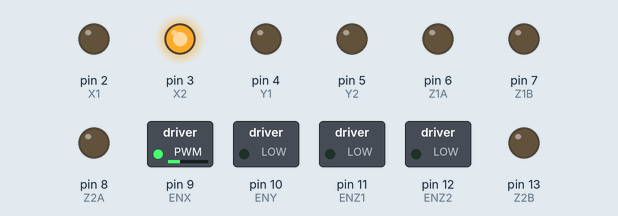
This sketch was run on a simulated Arduino Uno, built with avr-gcc and run on an emulated ATmega328P. Shown: switched loads named in the sketch (green lamp = pin HIGH), output pins drawn as LEDs (lit = HIGH).

Above: at 0.21 s.
At 4.85 s:
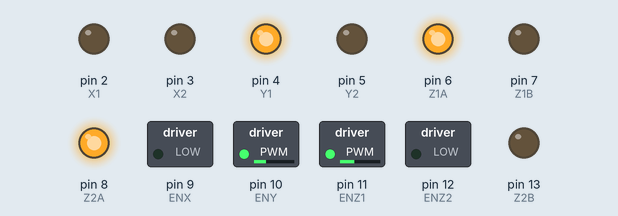
At 9.85 s:
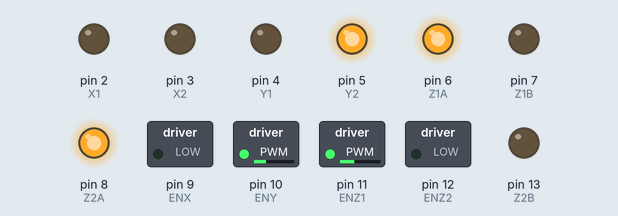
At 19.39 s:
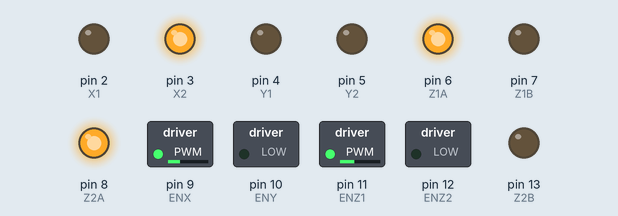
At 28.66 s:
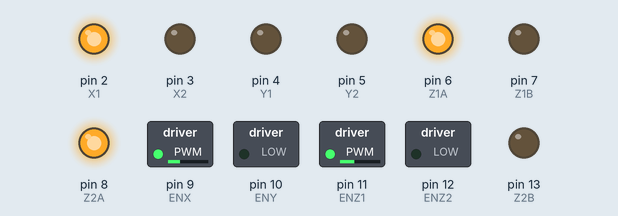
At 37.9 s:
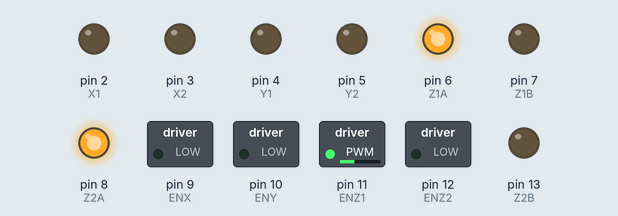
Timing chart, 0 to 40.0 s (numbered marks = the images above):
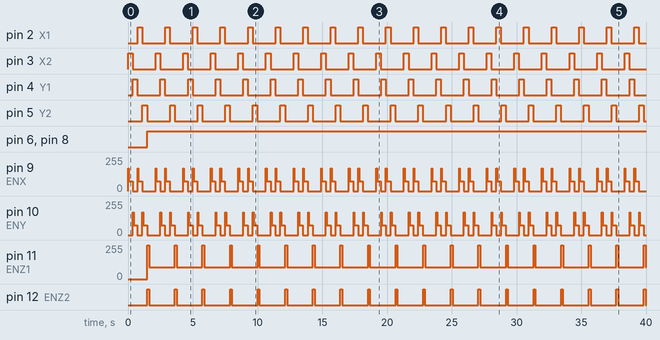

Measured:
- by itself, pin 2 (X1), pin 3 (X2), pin 4 (Y1), pin 5 (Y2): alternates HIGH for 0.35 s and LOW for 1.8 s
- by itself, pin 6 (Z1A), pin 8 (Z2A): LOW → HIGH at 1.5 s
- by itself, pin 9 (ENX), pin 10 (ENY): repeats every 2.1 s: 75/255 0.29 s, 0/255 0.39 s, 170/255 0.06 s, 75/255 0.29 s, 0/255 1.0 s, 170/255 0.06 s
- by itself, pin 11 (ENZ1): alternates 255/255 for 0.14 s and 90/255 for 2.0 s
- by itself, pin 12 (ENZ2): alternates HIGH for 0.13 s and LOW for 2.0 s

The sketch:

p3d.ino
```cpp
/*
====================================================
SIMULAÇÃO IMPRESSÃO 3D
QUADRADO EM CAMADAS - LOOP INFINITO

✔ Movimento suave
✔ X invertido corrigido
✔ 20 camadas
✔ Z sobe por camadas
✔ Espera 5 segundos
✔ Z desce suavemente com freio
✔ Reinicia automaticamente
====================================================
*/


// ==================================================
// VELOCIDADES
// ==================================================

int VELOCIDADE_XY = 75;

int KICK_XY = 170;


// ==================================================
// CONTROLE INDIVIDUAL Z
// ==================================================

int VELOCIDADE_Z1 = 255;
int VELOCIDADE_Z2 = 245;


// ==================================================
// DESCIDA Z
// ==================================================

int VELOCIDADE_DESCIDA_Z = 110;


// ==================================================
// TAMANHO DO QUADRADO
// ==================================================

int LADO = 260;


// ==================================================
// CAMADAS
// ==================================================

// DOBRADO
int TOTAL_CAMADAS = 20;

int ALTURA_CAMADA = 55;


// ==================================================
// EIXO X
// ==================================================

int ENX = 9;

int X1 = 2;
int X2 = 3;


// ==================================================
// EIXO Y
// ==================================================

int ENY = 10;

int Y1 = 4;
int Y2 = 5;


// ==================================================
// Z MOTOR 1
// ==================================================

int ENZ1 = 11;

int Z1A = 6;
int Z1B = 7;


// ==================================================
// Z MOTOR 2
// ==================================================

int ENZ2 = 12;

int Z2A = 8;
int Z2B = 13;


// ==================================================
void setup() {

  pinMode(ENX, OUTPUT);
  pinMode(X1, OUTPUT);
  pinMode(X2, OUTPUT);

  pinMode(ENY, OUTPUT);
  pinMode(Y1, OUTPUT);
  pinMode(Y2, OUTPUT);

  pinMode(ENZ1, OUTPUT);
  pinMode(Z1A, OUTPUT);
  pinMode(Z1B, OUTPUT);

  pinMode(ENZ2, OUTPUT);
  pinMode(Z2A, OUTPUT);
  pinMode(Z2B, OUTPUT);

  pararTudo();
}


// ==================================================
void loop() {

  // =========================================
  // IMPRESSÃO DAS CAMADAS
  // =========================================

  for (int camada = 0; camada < TOTAL_CAMADAS; camada++) {

    desenharQuadradoLento();

    subirCamadaZ();

    delay(500);
  }


  // =========================================
  // PAUSA FINAL
  // =========================================

  delay(5000);


  // =========================================
  // DESCIDA CONTROLADA
  // =========================================

  descerZSuave();


  // =========================================
  // PEQUENA PAUSA
  // =========================================

  delay(2000);
}


// ==================================================
// DESENHA QUADRADO
// ==================================================
void desenharQuadradoLento() {

  moverX(true, LADO);

  moverY(true, LADO);

  moverX(false, LADO);

  moverY(false, LADO);
}


// ==================================================
// MOVIMENTO X (INVERTIDO)
// ==================================================
void moverX(bool sentido, int tempoTotal) {

  moverXY(ENX, X1, X2, !sentido, tempoTotal);
}


// ==================================================
// MOVIMENTO Y
// ==================================================
void moverY(bool sentido, int tempoTotal) {

  moverXY(ENY, Y1, Y2, sentido, tempoTotal);
}


// ==================================================
// MOVIMENTO XY
// ==================================================
void moverXY(int EN, int P1, int P2, bool sentido, int tempoTotal) {

  // DIREÇÃO
  if (sentido) {

    digitalWrite(P1, HIGH);
    digitalWrite(P2, LOW);

  } else {

    digitalWrite(P1, LOW);
    digitalWrite(P2, HIGH);
  }


  // PARTIDA
  analogWrite(EN, KICK_XY);

  delay(20);


  // TRANSIÇÃO
  for (int v = KICK_XY; v >= VELOCIDADE_XY; v -= 5) {

    analogWrite(EN, v);

    delay(2);
  }


  // MOVIMENTO
  analogWrite(EN, VELOCIDADE_XY);

  delay(tempoTotal);


  // FRENAGEM
  for (int v = VELOCIDADE_XY; v >= 0; v -= 5) {

    analogWrite(EN, v);

    delay(2);
  }


  // PARADA
  analogWrite(EN, 0);

  digitalWrite(P1, LOW);
  digitalWrite(P2, LOW);

  delay(20);
}


// ==================================================
// SOBE CAMADA Z
// ==================================================
void subirCamadaZ() {

  // DIREÇÃO
  digitalWrite(Z1A, HIGH);
  digitalWrite(Z1B, LOW);

  digitalWrite(Z2A, HIGH);
  digitalWrite(Z2B, LOW);


  // SUBIDA
  analogWrite(ENZ1, VELOCIDADE_Z1);
  analogWrite(ENZ2, VELOCIDADE_Z2);

  delay(ALTURA_CAMADA);


  // FREIO
  for (int v = 255; v >= 120; v -= 10) {

    int pwm1 = map(v, 120, 255, 120, VELOCIDADE_Z1);
    int pwm2 = map(v, 120, 255, 120, VELOCIDADE_Z2);

    analogWrite(ENZ1, pwm1);
    analogWrite(ENZ2, pwm2);

    delay(6);
  }


  // TRAVA
  analogWrite(ENZ1, 90);
  analogWrite(ENZ2, 90);

  digitalWrite(Z1A, HIGH);
  digitalWrite(Z1B, LOW);

  digitalWrite(Z2A, HIGH);
  digitalWrite(Z2B, LOW);
}


// ==================================================
// DESCIDA SUAVE COM FREIO
// ==================================================
void descerZSuave() {

  // DIREÇÃO DESCIDA
  digitalWrite(Z1A, LOW);
  digitalWrite(Z1B, HIGH);

  digitalWrite(Z2A, LOW);
  digitalWrite(Z2B, HIGH);


  // DESCE DEVAGAR
  analogWrite(ENZ1, VELOCIDADE_DESCIDA_Z);
  analogWrite(ENZ2, VELOCIDADE_DESCIDA_Z);

  delay(TOTAL_CAMADAS * ALTURA_CAMADA);


  // FREIA MILÍMETRO A MILÍMETRO
  for (int v = VELOCIDADE_DESCIDA_Z; v >= 0; v -= 2) {

    analogWrite(ENZ1, v);
    analogWrite(ENZ2, v);

    delay(25);
  }


  // DESLIGA
  analogWrite(ENZ1, 0);
  analogWrite(ENZ2, 0);

  digitalWrite(Z1A, LOW);
  digitalWrite(Z1B, LOW);

  digitalWrite(Z2A, LOW);
  digitalWrite(Z2B, LOW);
}


// ==================================================
void pararTudo() {

  analogWrite(ENX, 0);
  analogWrite(ENY, 0);

  analogWrite(ENZ1, 0);
  analogWrite(ENZ2, 0);

  digitalWrite(X1, LOW);
  digitalWrite(X2, LOW);

  digitalWrite(Y1, LOW);
  digitalWrite(Y2, LOW);

  digitalWrite(Z1A, LOW);
  digitalWrite(Z1B, LOW);

  digitalWrite(Z2A, LOW);
  digitalWrite(Z2B, LOW);
}
```
